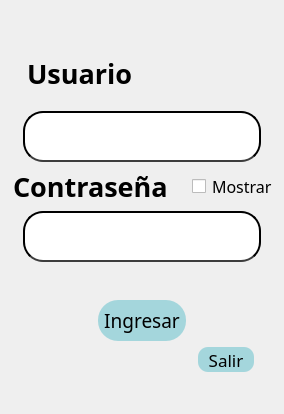
                  <widget class="QWidget" name="Pag1">
                   <property name="styleSheet">
                    <string notr="true">
QFrame{
background-color: rgb(255, 255, 255);
border:0px;
}

QLabel{
background-color:#000000ff;
color:Brack;
border:0px;
}

QLineEdit{
background-color:White;
border:2px solid rgb(0,0,0);
color:Black;
border-bottom:2px solid rgb(61,61,61);
font: 75 12pt &quot;Times New Roman&quot;;
}

QPushButton{
background-color:#A4D6DC;
border-radius:10px;
color:Black;
}

QPushButton:hover{
background-color:#DCD8A4;
border-radius:10px;
color:Black;
}

QComboBox{
background-color:White;
border:0px;
color:Black;
border-bottom:2px solid rgb(61,61,61);
font: 75 12pt &quot;Times New Roman&quot;;
}

QTableWidget{
	background-color:rgb(255,255,255);
	color:rgb(0,0,0);
	gridline-color:rgb(61,61,61);
	font-size:12pt;
	color:#000000;
}

QHeaderView::section{
background-color:#A4D6DC;
border:1px solid rgb(0,0,0);
font-size:12pt;
}

QTableWidgetQTableCornerButton::section{
background-color:rgb(0,0,0);
border:1px solid rgb(0,206,151);
}

QTabWidget{
background-color: rgb(129, 129, 129);
}
</string>
                   </property>
                   <layout class="QVBoxLayout" name="verticalLayout_6" stretch="1,2,2,2,2,1,2,2,1">
                    <item>
                     <spacer name="verticalSpacer_4">
                      <property name="orientation">
                       <enum>Qt::Vertical</enum>
                      </property>
                      <property name="sizeHint" stdset="0">
                       <size>
                        <width>20</width>
                        <height>40</height>
                       </size>
                      </property>
                     </spacer>
                    </item>
                    <item>
                     <layout class="QHBoxLayout" name="horizontalLayout_8" stretch="1,1,9">
                      <item>
                       <spacer name="horizontalSpacer_2">
                        <property name="orientation">
                         <enum>Qt::Horizontal</enum>
                        </property>
                        <property name="sizeHint" stdset="0">
                         <size>
                          <width>10</width>
                          <height>10</height>
                         </size>
                        </property>
                       </spacer>
                      </item>
                      <item>
                       <widget class="QLabel" name="Usuario">
                        <property name="font">
                         <font>
                          <family>Goudy Old Style</family>
                          <pointsize>20</pointsize>
                          <weight>75</weight>
                          <bold>true</bold>
                         </font>
                        </property>
                        <property name="text">
                         <string>Usuario</string>
                        </property>
                       </widget>
                      </item>
                      <item>
                       <spacer name="horizontalSpacer">
                        <property name="orientation">
                         <enum>Qt::Horizontal</enum>
                        </property>
                        <property name="sizeHint" stdset="0">
                         <size>
                          <width>10</width>
                          <height>10</height>
                         </size>
                        </property>
                       </spacer>
                      </item>
                     </layout>
                    </item>
                    <item>
                     <layout class="QHBoxLayout" name="horizontalLayout_6" stretch="1,20,1">
                      <item>
                       <spacer name="horizontalSpacer_3">
                        <property name="orientation">
                         <enum>Qt::Horizontal</enum>
                        </property>
                        <property name="sizeHint" stdset="0">
                         <size>
                          <width>10</width>
                          <height>10</height>
                         </size>
                        </property>
                       </spacer>
                      </item>
                      <item>
                       <widget class="QLineEdit" name="TXUsuario">
                        <property name="minimumSize">
                         <size>
                          <width>0</width>
                          <height>51</height>
                         </size>
                        </property>
                        <property name="styleSheet">
                         <string notr="true">QLineEdit{
border-radius:20px;
}</string>
                        </property>
                       </widget>
                      </item>
                      <item>
                       <spacer name="horizontalSpacer_4">
                        <property name="orientation">
                         <enum>Qt::Horizontal</enum>
                        </property>
                        <property name="sizeHint" stdset="0">
                         <size>
                          <width>10</width>
                          <height>10</height>
                         </size>
                        </property>
                       </spacer>
                      </item>
                     </layout>
                    </item>
                    <item>
                     <layout class="QHBoxLayout" name="horizontalLayout_7" stretch="1,1,9,0">
                      <item>
                       <spacer name="horizontalSpacer_5">
                        <property name="orientation">
                         <enum>Qt::Horizontal</enum>
                        </property>
                        <property name="sizeHint" stdset="0">
                         <size>
                          <width>10</width>
                          <height>10</height>
                         </size>
                        </property>
                       </spacer>
                      </item>
                      <item>
                       <widget class="QLabel" name="Contrasena">
                        <property name="font">
                         <font>
                          <family>Goudy Old Style</family>
                          <pointsize>20</pointsize>
                          <weight>75</weight>
                          <bold>true</bold>
                         </font>
                        </property>
                        <property name="text">
                         <string>Contraseña</string>
                        </property>
                       </widget>
                      </item>
                      <item>
                       <spacer name="horizontalSpacer_6">
                        <property name="orientation">
                         <enum>Qt::Horizontal</enum>
                        </property>
                        <property name="sizeHint" stdset="0">
                         <size>
                          <width>10</width>
                          <height>10</height>
                         </size>
                        </property>
                       </spacer>
                      </item>
                      <item>
                       <widget class="QCheckBox" name="CHBMostrar">
                        <property name="font">
                         <font>
                          <family>Goudy Old Style</family>
                          <pointsize>12</pointsize>
                         </font>
                        </property>
                        <property name="cursor">
                         <cursorShape>PointingHandCursor</cursorShape>
                        </property>
                        <property name="contextMenuPolicy">
                         <enum>Qt::DefaultContextMenu</enum>
                        </property>
                        <property name="styleSheet">
                         <string notr="true">QCheckBox:hover{
font: &quot;Goudy Old Style&quot;;
color: rgb(61,61,61);
}

QCheckBox::indicator{
font-size:20px;
color: Black;
/*border-radius: 0px;*/
}</string>
                        </property>
                        <property name="text">
                         <string>Mostrar</string>
                        </property>
                        <property name="iconSize">
                         <size>
                          <width>20</width>
                          <height>20</height>
                         </size>
                        </property>
                        <property name="checkable">
                         <bool>true</bool>
                        </property>
                        <property name="checked">
                         <bool>false</bool>
                        </property>
                       </widget>
                      </item>
                     </layout>
                    </item>
                    <item>
                     <layout class="QHBoxLayout" name="horizontalLayout_5" stretch="1,20,1">
                      <item>
                       <spacer name="horizontalSpacer_7">
                        <property name="orientation">
                         <enum>Qt::Horizontal</enum>
                        </property>
                        <property name="sizeHint" stdset="0">
                         <size>
                          <width>10</width>
                          <height>10</height>
                         </size>
                        </property>
                       </spacer>
                      </item>
                      <item>
                       <widget class="QLineEdit" name="TXContrasena">
                        <property name="minimumSize">
                         <size>
                          <width>0</width>
                          <height>51</height>
                         </size>
                        </property>
                        <property name="styleSheet">
                         <string notr="true">QLineEdit{
border-radius:20px;
}</string>
                        </property>
                        <property name="echoMode">
                         <enum>QLineEdit::Password</enum>
                        </property>
                       </widget>
                      </item>
                      <item>
                       <spacer name="horizontalSpacer_8">
                        <property name="orientation">
                         <enum>Qt::Horizontal</enum>
                        </property>
                        <property name="sizeHint" stdset="0">
                         <size>
                          <width>10</width>
                          <height>10</height>
                         </size>
                        </property>
                       </spacer>
                      </item>
                     </layout>
                    </item>
                    <item>
                     <spacer name="verticalSpacer_6">
                      <property name="orientation">
                       <enum>Qt::Vertical</enum>
                      </property>
                      <property name="sizeHint" stdset="0">
                       <size>
                        <width>20</width>
                        <height>40</height>
                       </size>
                      </property>
                     </spacer>
                    </item>
                    <item>
                     <layout class="QHBoxLayout" name="horizontalLayout_4" stretch="1,1,1">
                      <item>
                       <spacer name="horizontalSpacer_9">
                        <property name="orientation">
                         <enum>Qt::Horizontal</enum>
                        </property>
                        <property name="sizeHint" stdset="0">
                         <size>
                          <width>40</width>
                          <height>20</height>
                         </size>
                        </property>
                       </spacer>
                      </item>
                      <item>
                       <widget class="QPushButton" name="BTIngresar">
                        <property name="minimumSize">
                         <size>
                          <width>0</width>
                          <height>41</height>
                         </size>
                        </property>
                        <property name="font">
                         <font>
                          <family>Goudy Old Style</family>
                          <pointsize>14</pointsize>
                         </font>
                        </property>
                        <property name="styleSheet">
                         <string notr="true">QPushButton{
border-radius:20px;
}

QPushButton:hover{
border-radius:20px;
}
</string>
                        </property>
                        <property name="text">
                         <string>Ingresar</string>
                        </property>
                       </widget>
                      </item>
                      <item>
                       <spacer name="horizontalSpacer_10">
                        <property name="orientation">
                         <enum>Qt::Horizontal</enum>
                        </property>
                        <property name="sizeHint" stdset="0">
                         <size>
                          <width>40</width>
                          <height>20</height>
                         </size>
                        </property>
                       </spacer>
                      </item>
                     </layout>
                    </item>
                    <item>
                     <layout class="QHBoxLayout" name="horizontalLayout_3" stretch="10,3,1">
                      <item>
                       <spacer name="horizontalSpacer_11">
                        <property name="orientation">
                         <enum>Qt::Horizontal</enum>
                        </property>
                        <property name="sizeHint" stdset="0">
                         <size>
                          <width>40</width>
                          <height>20</height>
                         </size>
                        </property>
                       </spacer>
                      </item>
                      <item>
                       <widget class="QPushButton" name="BTSalir">
                        <property name="minimumSize">
                         <size>
                          <width>0</width>
                          <height>25</height>
                         </size>
                        </property>
                        <property name="font">
                         <font>
                          <family>Goudy Old Style</family>
                          <pointsize>13</pointsize>
                         </font>
                        </property>
                        <property name="text">
                         <string>Salir</string>
                        </property>
                       </widget>
                      </item>
                      <item>
                       <spacer name="horizontalSpacer_12">
                        <property name="orientation">
                         <enum>Qt::Horizontal</enum>
                        </property>
                        <property name="sizeHint" stdset="0">
                         <size>
                          <width>40</width>
                          <height>20</height>
                         </size>
                        </property>
                       </spacer>
                      </item>
                     </layout>
                    </item>
                    <item>
                     <spacer name="verticalSpacer_5">
                      <property name="orientation">
                       <enum>Qt::Vertical</enum>
                      </property>
                      <property name="sizeHint" stdset="0">
                       <size>
                        <width>20</width>
                        <height>40</height>
                       </size>
                      </property>
                     </spacer>
                    </item>
                   </layout>
                  </widget>
